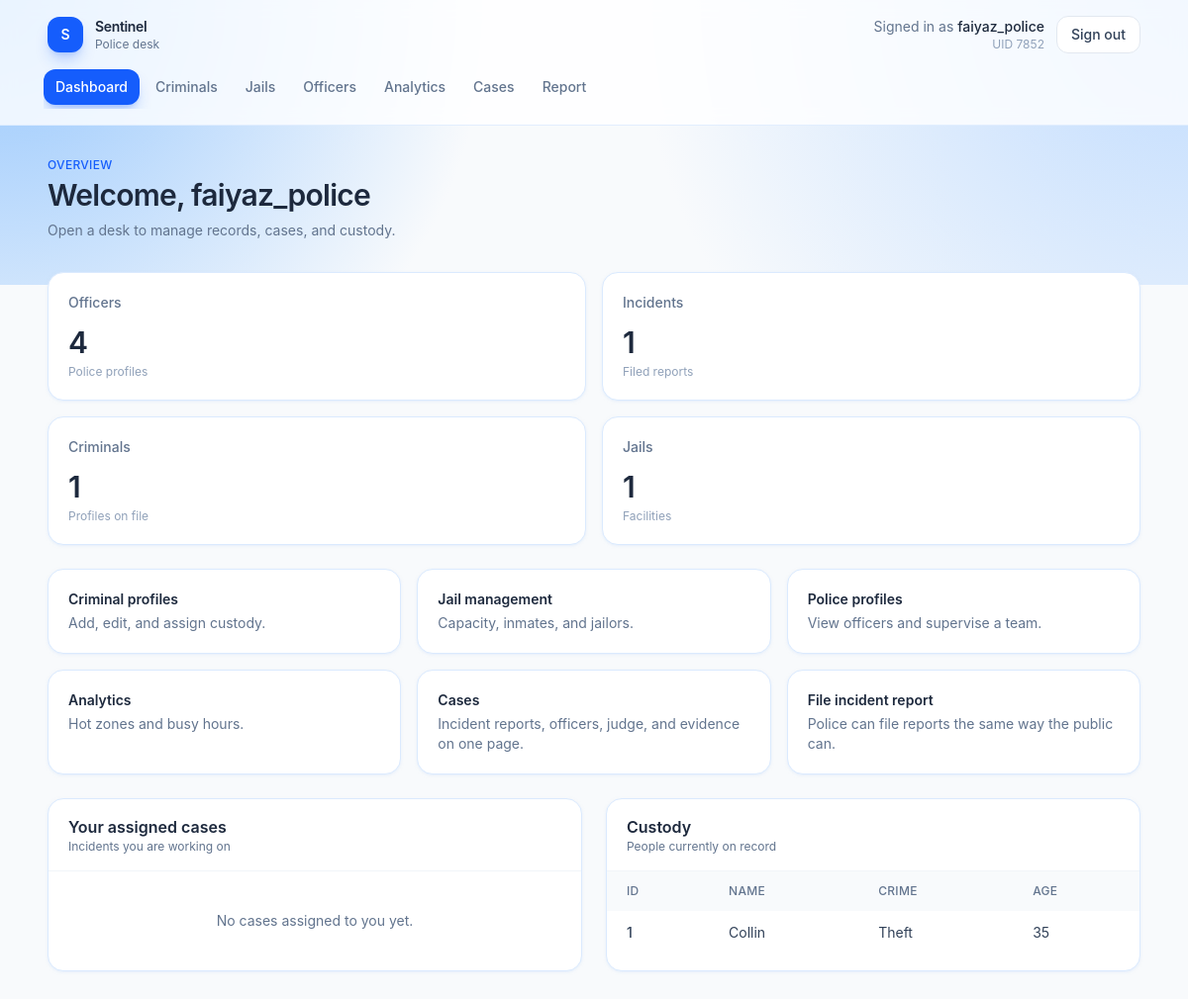
Page /dashboard (signed in) on the earlier database version.
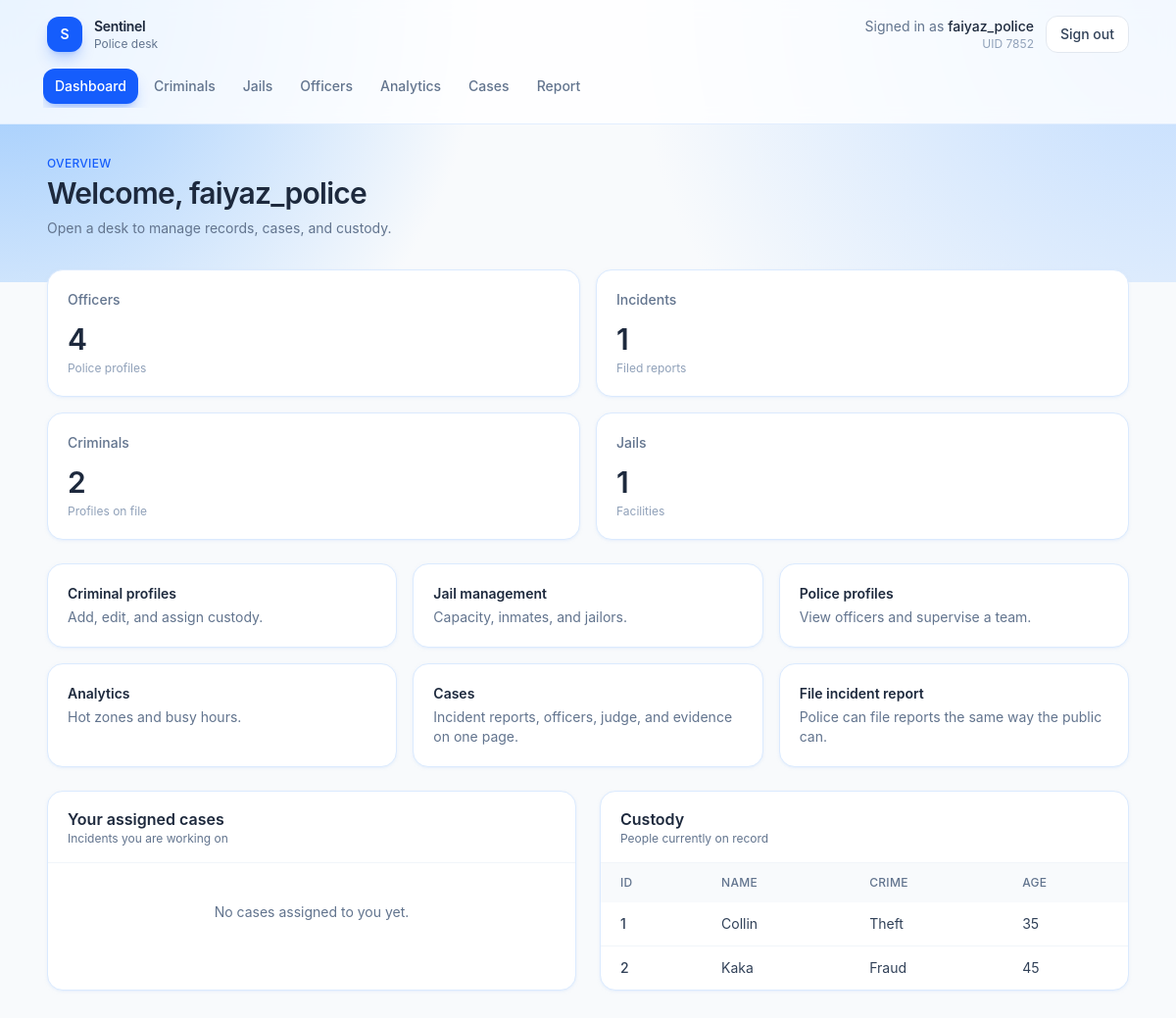
Same page on the later database version.
### tables this page shows
CREATE TABLE Criminal (
    CID INTEGER PRIMARY KEY,
    Name TEXT NOT NULL,
    Age INTEGER,
    Crime TEXT,
    Height REAL,
    Gender TEXT,
    Nationality TEXT,
    JID INTEGER,
    time_sentenced TEXT,
    FOREIGN KEY (JID) REFERENCES Jail(JID)
);

### app.py (the view)
@app.route("/dashboard")
def dashboard():
    if not check_login():
        return redirect("/login")
    role = session.get("role")
    user_id = session.get("loggedin_UID")
    db = get_db()
    user = db.execute("SELECT * FROM USER WHERE UID = ?", (user_id,)).fetchone()
    if role == "police":
        officers_count = db.execute("select count(*) as officers from Police").fetchone()
        incidents_count = db.execute("select count(*) as incidents from 'Incident Reports'").fetchone()
        criminals_count = db.execute("select count(*) as criminals from Criminal").fetchone()
        jails_count = db.execute("select count(*) as jails from Jail").fetchone()
        stats = {
            "officers": officers_count[0],
            "incidents": incidents_count[0],
            "criminals": criminals_count[0],
            "jails": jails_count[0]
        }
        own_incidents = db.execute("select i.IRID, i.Date, i.incident_location as location, i.AccusedName from 'Incident Reports' i join Works_on w on i.IRID = w.IRID where w.UID = ? order by i.Date desc", (session.get("loggedin_UID"),)).fetchall()
        criminals = db.execute("select CID, Name, Crime, Age from Criminal").fetchall()
        return render_template("dashboard.html", user=user, stats=stats, own_incidents=own_incidents, criminals=criminals)
    else:
        reports = db.execute("select IRID, Date, incident_location as location, AccusedName from 'Incident Reports' where ReportedUID = ? order by Date desc", (session.get("loggedin_UID"),)).fetchall()
        return render_template("user_dashboard.html", user=user, reports=reports)

### app.py (called while the page is built)
def get_db():
    if "db" not in g:
        g.db = sqlite3.connect(app.config["DATABASE"])
        g.db.row_factory = sqlite3.Row
    return g.db

def check_login():
    if session.get("loggedin_UID") is None:
        return False
    return True

@app.context_processor
def inject_current_user():
    uid = session.get("loggedin_UID")
    if not uid:
        return {"user_name": "Guest"}
    name = session.get("name")
    if not name:
        db = get_db()
        row = db.execute("SELECT name FROM USER WHERE UID = ?", (uid,)).fetchone()
        name = row["name"] if row else "Guest"
        session["name"] = name
    return {"user_name": name}

@app.after_request
def disable_cache(response):
    response.headers["Cache-Control"] = "no-store, no-cache, must-revalidate, max-age=0"
    response.headers["Pragma"] = "no-cache"
    response.headers["Expires"] = "0"
    return response

### templates/dashboard.html (shortened to what the changed rows need)
{% extends "app.html" %}
{% set stats = stats if stats is defined else {"officers": 8, "incidents": 24, "criminals": 17, "jails": 3} %}
{% set own_incidents = own_incidents if own_incidents is defined else [
    {"IRID": 12, "Date": "2026-08-14", "location": "Gulshan-2", "AccusedName": "Karim Uddin"},
    {"IRID": 11, "Date": "2026-08-11", "location": "Motijheel", "AccusedName": "Nabila Chowdhury"},
] %}
{% set criminals = criminals if criminals is defined else [
    {"CID": 101, "Name": "Karim Uddin", "Crime": "Theft", "Age": 31},
    {"CID": 102, "Name": "Nabila Chowdhury", "Crime": "Fraud", "Age": 27},
] %}
{% block page %}
<div class="mb-8">
    <h1 class="mt-1 text-3xl font-semibold tracking-tight text-slate-800">Welcome, {{ user.name }}</h1>
</div>
<section class="grid gap-4 sm:grid-cols-2 xl:grid-cols-4">
    <article class="rounded-2xl border border-blue-100 bg-white p-5 shadow-sm shadow-blue-100/50">
        <p class="text-sm font-medium text-slate-500">Criminals</p>
        <p class="mt-3 text-3xl font-semibold tracking-tight text-slate-800">{{ stats.criminals }}</p>
        <p class="mt-1 text-xs text-slate-400">Profiles on file</p>
    </article>
</section>
<section class="mt-6 grid gap-6 lg:grid-cols-2">
    <article class="overflow-hidden rounded-2xl border border-blue-100 bg-white shadow-sm shadow-blue-100/50">
        <div class="border-b border-slate-100 px-5 py-4">
            <h2 class="font-semibold text-slate-800">Your assigned cases</h2>
        </div>
    </article>
    <article class="overflow-hidden rounded-2xl border border-blue-100 bg-white shadow-sm shadow-blue-100/50">
        <div class="border-b border-slate-100 px-5 py-4">
            <h2 class="font-semibold text-slate-800">Custody</h2>
        </div>
        {% if criminals %}
        <div class="overflow-x-auto">
            <table class="w-full text-left text-sm">
                <thead class="bg-slate-50 text-xs uppercase tracking-wide text-slate-500">
                    <tr>
                        <th class="px-5 py-3 font-medium">ID</th>
                        <th class="px-5 py-3 font-medium">Name</th>
                        <th class="px-5 py-3 font-medium">Crime</th>
                        <th class="px-5 py-3 font-medium">Age</th>
                    </tr>
                </thead>
                <tbody class="divide-y divide-slate-100">
                    {% for criminal in criminals %}
                    <tr class="text-slate-700">
                        <td class="px-5 py-3 font-medium">{{ criminal.CID }}</td>
                        <td class="px-5 py-3">{{ criminal.Name }}</td>
                        <td class="px-5 py-3">{{ criminal.Crime or "—" }}</td>
                        <td class="px-5 py-3">{{ criminal.Age or "—" }}</td>
                    </tr>
                    {% endfor %}
                </tbody>
            </table>
        </div>
        {% else %}
        <div class="px-5 py-10 text-center text-sm text-slate-500">No criminal records yet.</div>
        {% endif %}
    </article>
</section>
{% endblock %}

Differences in the rows shown:
added Criminal: CID "2", Name "Kaka", Crime "Fraud", Age "45"
Other differences:
{{ stats.criminals }}: "1" → "2"
